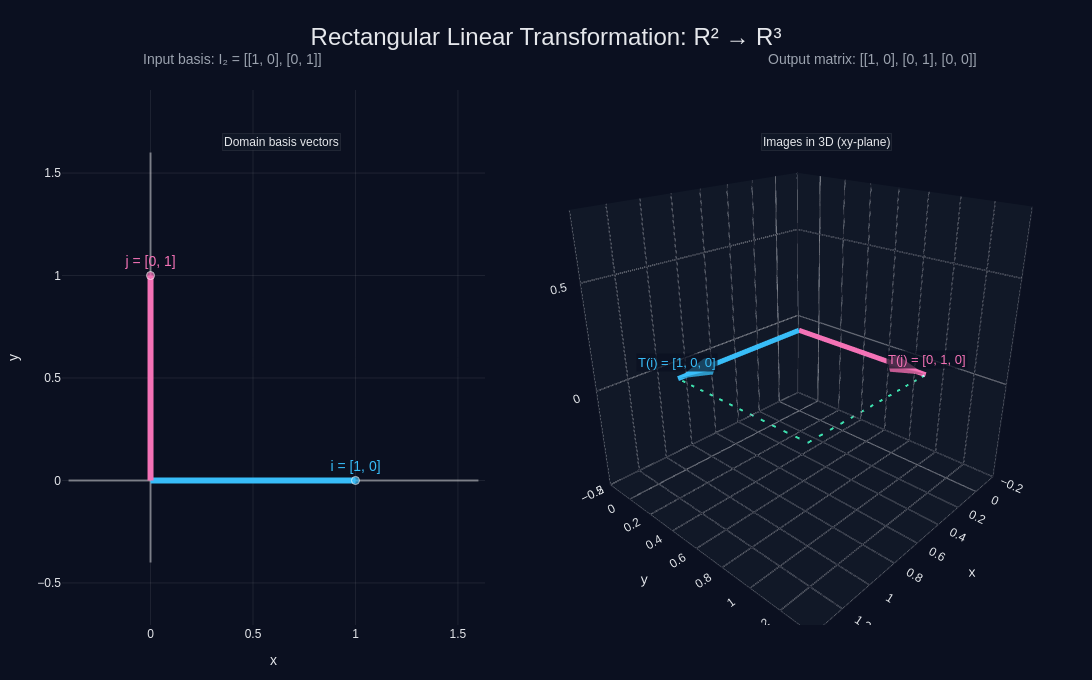

Source (notebook cell):
### Markdown cell above
# Rectangular digaonal matrix

### Code cell
import numpy as np
import plotly.graph_objects as go
from plotly.subplots import make_subplots

# -------------------------------------------------
# Rectangular linear transformation: R^2 -> R^3
# -------------------------------------------------
# Standard basis in R^2
i = np.array([1.0, 0.0])
j = np.array([0.0, 1.0])

# Transformation matrix (3x2)
A = np.array([
    [1.0, 0.0],
    [0.0, 1.0],
    [0.0, 0.0]
])

# Images of basis vectors
Ti = A @ i   # [1, 0, 0]
Tj = A @ j   # [0, 1, 0]

# -------------------------------------------------
# Modern visual theme
# -------------------------------------------------
bg = "#0b1020"
panel = "#111827"
grid = "rgba(255,255,255,0.08)"
axis = "rgba(255,255,255,0.42)"
text = "#e5e7eb"
muted = "#9ca3af"
blue = "#38bdf8"
pink = "#f472b6"
green = "#34d399"

fig = make_subplots(
    rows=1, cols=2,
    specs=[[{"type": "xy"}, {"type": "scene"}]],
    column_widths=[0.45, 0.55],
    horizontal_spacing=0.06,
    subplot_titles=(
        "Before: Standard Basis in R²",
        "After: Basis Embedded in R³"
    )
)

# -------------------------------------------------
# LEFT PANEL : R^2 basis
# -------------------------------------------------
# axes
fig.add_trace(go.Scatter(
    x=[-0.4, 1.6], y=[0, 0],
    mode="lines",
    line=dict(color=axis, width=2),
    hoverinfo="skip",
    showlegend=False
), row=1, col=1)

fig.add_trace(go.Scatter(
    x=[0, 0], y=[-0.4, 1.6],
    mode="lines",
    line=dict(color=axis, width=2),
    hoverinfo="skip",
    showlegend=False
), row=1, col=1)

# vector i
fig.add_trace(go.Scatter(
    x=[0, 1], y=[0, 0],
    mode="lines+markers+text",
    line=dict(color=blue, width=6),
    marker=dict(size=[0, 8], color=blue),
    text=["", "i = [1, 0]"],
    textposition="top center",
    textfont=dict(size=14, color=blue),
    hovertemplate="i = [1, 0]<extra></extra>",
    showlegend=False
), row=1, col=1)

fig.add_annotation(
    x=1, y=0,
    ax=0, ay=0,
    xref="x", yref="y",
    axref="x", ayref="y",
    text="",
    showarrow=True,
    arrowhead=3,
    arrowsize=1.3,
    arrowwidth=2.5,
    arrowcolor=blue
)

# vector j
fig.add_trace(go.Scatter(
    x=[0, 0], y=[0, 1],
    mode="lines+markers+text",
    line=dict(color=pink, width=6),
    marker=dict(size=[0, 8], color=pink),
    text=["", "j = [0, 1]"],
    textposition="top center",
    textfont=dict(size=14, color=pink),
    hovertemplate="j = [0, 1]<extra></extra>",
    showlegend=False
), row=1, col=1)

fig.add_annotation(
    x=0, y=1,
    ax=0, ay=0,
    xref="x", yref="y",
    axref="x", ayref="y",
    text="",
    showarrow=True,
    arrowhead=3,
    arrowsize=1.3,
    arrowwidth=2.5,
    arrowcolor=pink
)

# -------------------------------------------------
# RIGHT PANEL : transformed basis in R^3
# -------------------------------------------------
# T(i) shaft
fig.add_trace(go.Scatter3d(
    x=[0, Ti[0]], y=[0, Ti[1]], z=[0, Ti[2]],
    mode="lines",
    line=dict(color=blue, width=10),
    hovertemplate=f"T(i) = [{Ti[0]:.0f}, {Ti[1]:.0f}, {Ti[2]:.0f}]<extra></extra>",
    showlegend=False
), row=1, col=2)

# T(i) arrow head
fig.add_trace(go.Cone(
    x=[Ti[0]], y=[Ti[1]], z=[Ti[2]],
    u=[Ti[0]], v=[Ti[1]], w=[Ti[2]],
    anchor="tip",
    sizemode="absolute",
    sizeref=0.22,
    colorscale=[[0, blue], [1, blue]],
    showscale=False,
    hoverinfo="skip",
    name="T(i)"
), row=1, col=2)

# T(j) shaft
fig.add_trace(go.Scatter3d(
    x=[0, Tj[0]], y=[0, Tj[1]], z=[0, Tj[2]],
    mode="lines",
    line=dict(color=pink, width=10),
    hovertemplate=f"T(j) = [{Tj[0]:.0f}, {Tj[1]:.0f}, {Tj[2]:.0f}]<extra></extra>",
    showlegend=False
), row=1, col=2)

# T(j) arrow head
fig.add_trace(go.Cone(
    x=[Tj[0]], y=[Tj[1]], z=[Tj[2]],
    u=[Tj[0]], v=[Tj[1]], w=[Tj[2]],
    anchor="tip",
    sizemode="absolute",
    sizeref=0.22,
    colorscale=[[0, pink], [1, pink]],
    showscale=False,
    hoverinfo="skip",
    name="T(j)"
), row=1, col=2)

# dashed guide to show z=0 plane feeling
fig.add_trace(go.Scatter3d(
    x=[0, 1, 1, 0, 0],
    y=[0, 0, 1, 1, 0],
    z=[0, 0, 0, 0, 0],
    mode="lines",
    line=dict(color="rgba(52,211,153,0.45)", width=4, dash="dash"),
    hoverinfo="skip",
    showlegend=False
), row=1, col=2)

# -------------------------------------------------
# Layout
# -------------------------------------------------
fig.update_layout(
    title=dict(
        text="Rectangular Linear Transformation: R² → R³",
        x=0.5,
        font=dict(size=24, color=text)
    ),
    paper_bgcolor=bg,
    plot_bgcolor=bg,
    width=1320,
    height=680,
    margin=dict(l=30, r=30, t=90, b=55),
    font=dict(family="Arial", color=text),
    showlegend=False,
    annotations=[
        dict(
            text="Input basis: I₂ = [[1, 0], [0, 1]]",
            x=0.17, y=1.04, xref="paper", yref="paper",
            showarrow=False,
            font=dict(size=14, color=muted)
        ),
        dict(
            text="Output matrix: [[1, 0], [0, 1], [0, 0]]",
            x=0.81, y=1.04, xref="paper", yref="paper",
            showarrow=False,
            font=dict(size=14, color=muted)
        ),
        dict(
            text="Domain basis vectors",
            x=0.16, y=0.92, xref="paper", yref="paper",
            showarrow=False,
            bgcolor="rgba(17,24,39,0.90)",
            bordercolor="rgba(255,255,255,0.08)",
            borderwidth=1,
            font=dict(size=12, color=text)
        ),
        dict(
            text="Images in 3D (xy-plane)",
            x=0.83, y=0.92, xref="paper", yref="paper",
            showarrow=False,
            bgcolor="rgba(17,24,39,0.90)",
            bordercolor="rgba(255,255,255,0.08)",
            borderwidth=1,
            font=dict(size=12, color=text)
        )
    ]
)

# 2D axes
fig.update_xaxes(
    row=1, col=1,
    range=[-0.4, 1.6],
    showgrid=True,
    gridcolor=grid,
    zeroline=False,
    title_text="x",
    color=text
)
fig.update_yaxes(
    row=1, col=1,
    range=[-0.4, 1.6],
    showgrid=True,
    gridcolor=grid,
    zeroline=False,
    scaleanchor="x",
    scaleratio=1,
    title_text="y",
    color=text
)

# 3D scene
fig.update_scenes(
    dict(
        xaxis=dict(
            title="x",
            range=[-0.2, 1.4],
            backgroundcolor=panel,
            gridcolor=grid,
            showbackground=True,
            zerolinecolor=axis
        ),
        yaxis=dict(
            title="y",
            range=[-0.2, 1.4],
            backgroundcolor=panel,
            gridcolor=grid,
            showbackground=True,
            zerolinecolor=axis
        ),
        zaxis=dict(
            title="z",
            range=[-0.5, 0.8],
            backgroundcolor=panel,
            gridcolor=grid,
            showbackground=True,
            zerolinecolor=axis
        ),
        camera=dict(
            eye=dict(x=1.45, y=1.35, z=0.9)
        ),
        annotations=[
            dict(
                x=Ti[0], y=Ti[1], z=Ti[2] + 0.08,
                text="T(i) = [1, 0, 0]",
                showarrow=False,
                font=dict(size=13, color=blue),
                bgcolor="rgba(11,16,32,0.70)"
            ),
            dict(
                x=Tj[0], y=Tj[1], z=Tj[2] + 0.08,
                text="T(j) = [0, 1, 0]",
                showarrow=False,
                font=dict(size=13, color=pink),
                bgcolor="rgba(11,16,32,0.70)"
            )
        ]
    ),
    row=1, col=2
)

fig.show()

### Figure 1 — Plotly figure (JSON) as saved in the notebook; plotly's stock layout.template omitted (floating-point values rounded to 4 significant figures)
{"data": [{"hoverinfo": "skip", "line": {"color": "rgba(255,255,255,0.42)", "width": 2}, "mode": "lines", "showlegend": false, "type": "scatter", "x": [-0.4, 1.6], "xaxis": "x", "y": [0, 0], "yaxis": "y"}, {"hoverinfo": "skip", "line": {"color": "rgba(255,255,255,0.42)", "width": 2}, "mode": "lines", "showlegend": false, "type": "scatter", "x": [0, 0], "xaxis": "x", "y": [-0.4, 1.6], "yaxis": "y"}, {"hovertemplate": "i = [1, 0]<extra></extra>", "line": {"color": "#38bdf8", "width": 6}, "marker": {"color": "#38bdf8", "size": [0, 8]}, "mode": "lines+markers+text", "showlegend": false, "text": ["", "i = [1, 0]"], "textfont": {"color": "#38bdf8", "size": 14}, "textposition": "top center", "type": "scatter", "x": [0, 1], "xaxis": "x", "y": [0, 0], "yaxis": "y"}, {"hovertemplate": "j = [0, 1]<extra></extra>", "line": {"color": "#f472b6", "width": 6}, "marker": {"color": "#f472b6", "size": [0, 8]}, "mode": "lines+markers+text", "showlegend": false, "text": ["", "j = [0, 1]"], "textfont": {"color": "#f472b6", "size": 14}, "textposition": "top center", "type": "scatter", "x": [0, 0], "xaxis": "x", "y": [0, 1], "yaxis": "y"}, {"hovertemplate": "T(i) = [1, 0, 0]<extra></extra>", "line": {"color": "#38bdf8", "width": 10}, "mode": "lines", "scene": "scene", "showlegend": false, "type": "scatter3d", "x": [0, 1], "y": [0, 0], "z": [0, 0]}, {"anchor": "tip", "colorscale": [[0, "#38bdf8"], [1, "#38bdf8"]], "hoverinfo": "skip", "name": "T(i)", "scene": "scene", "showscale": false, "sizemode": "absolute", "sizeref": 0.22, "type": "cone", "u": [1], "v": [0], "w": [0], "x": [1], "y": [0], "z": [0]}, {"hovertemplate": "T(j) = [0, 1, 0]<extra></extra>", "line": {"color": "#f472b6", "width": 10}, "mode": "lines", "scene": "scene", "showlegend": false, "type": "scatter3d", "x": [0, 0], "y": [0, 1], "z": [0, 0]}, {"anchor": "tip", "colorscale": [[0, "#f472b6"], [1, "#f472b6"]], "hoverinfo": "skip", "name": "T(j)", "scene": "scene", "showscale": false, "sizemode": "absolute", "sizeref": 0.22, "type": "cone", "u": [0], "v": [1], "w": [0], "x": [0], "y": [1], "z": [0]}, {"hoverinfo": "skip", "line": {"color": "rgba(52,211,153,0.45)", "dash": "dash", "width": 4}, "mode": "lines", "scene": "scene", "showlegend": false, "type": "scatter3d", "x": [0, 1, 1, 0, 0], "y": [0, 0, 1, 1, 0], "z": [0, 0, 0, 0, 0]}], "layout": {"annotations": [{"font": {"color": "#9ca3af", "size": 14}, "showarrow": false, "text": "Input basis: I₂ = [[1, 0], [0, 1]]", "x": 0.17, "xanchor": "center", "xref": "paper", "y": 1.04, "yanchor": "bottom", "yref": "paper"}, {"font": {"color": "#9ca3af", "size": 14}, "showarrow": false, "text": "Output matrix: [[1, 0], [0, 1], [0, 0]]", "x": 0.81, "xanchor": "center", "xref": "paper", "y": 1.04, "yanchor": "bottom", "yref": "paper"}, {"arrowcolor": "#38bdf8", "arrowhead": 3, "arrowsize": 1.3, "arrowwidth": 2.5, "ax": 0, "axref": "x", "ay": 0, "ayref": "y", "bgcolor": "rgba(17,24,39,0.90)", "bordercolor": "rgba(255,255,255,0.08)", "borderwidth": 1, "font": {"color": "#e5e7eb", "size": 12}, "showarrow": false, "text": "Domain basis vectors", "x": 0.16, "xref": "paper", "y": 0.92, "yref": "paper"}, {"arrowcolor": "#f472b6", "arrowhead": 3, "arrowsize": 1.3, "arrowwidth": 2.5, "ax": 0, "axref": "x", "ay": 0, "ayref": "y", "bgcolor": "rgba(17,24,39,0.90)", "bordercolor": "rgba(255,255,255,0.08)", "borderwidth": 1, "font": {"color": "#e5e7eb", "size": 12}, "showarrow": false, "text": "Images in 3D (xy-plane)", "x": 0.83, "xref": "paper", "y": 0.92, "yref": "paper"}], "font": {"color": "#e5e7eb", "family": "Arial"}, "height": 680, "margin": {"b": 55, "l": 30, "r": 30, "t": 90}, "paper_bgcolor": "#0b1020", "plot_bgcolor": "#0b1020", "scene": {"annotations": [{"bgcolor": "rgba(11,16,32,0.70)", "font": {"color": "#38bdf8", "size": 13}, "showarrow": false, "text": "T(i) = [1, 0, 0]", "x": 1, "y": 0, "z": 0.08}, {"bgcolor": "rgba(11,16,32,0.70)", "font": {"color": "#f472b6", "size": 13}, "showarrow": false, "text": "T(j) = [0, 1, 0]", "x": 0, "y": 1, "z": 0.08}], "camera": {"eye": {"x": 1.45, "y": 1.35, "z": 0.9}}, "domain": {"x": [0.483, 1], "y": [0, 1]}, "xaxis": {"backgroundcolor": "#111827", "gridcolor": "rgba(255,255,255,0.08)", "range": [-0.2, 1.4], "showbackground": true, "title": {"text": "x"}, "zerolinecolor": "rgba(255,255,255,0.42)"}, "yaxis": {"backgroundcolor": "#111827", "gridcolor": "rgba(255,255,255,0.08)", "range": [-0.2, 1.4], "showbackground": true, "title": {"text": "y"}, "zerolinecolor": "rgba(255,255,255,0.42)"}, "zaxis": {"backgroundcolor": "#111827", "gridcolor": "rgba(255,255,255,0.08)", "range": [-0.5, 0.8], "showbackground": true, "title": {"text": "z"}, "zerolinecolor": "rgba(255,255,255,0.42)"}}, "showlegend": false, "title": {"font": {"color": "#e5e7eb", "size": 24}, "text": "Rectangular Linear Transformation: R² → R³", "x": 0.5}, "width": 1320, "xaxis": {"anchor": "y", "color": "#e5e7eb", "domain": [0, 0.423], "gridcolor": "rgba(255,255,255,0.08)", "range": [-0.4, 1.6], "showgrid": true, "title": {"text": "x"}, "zeroline": false}, "yaxis": {"anchor": "x", "color": "#e5e7eb", "domain": [0, 1], "gridcolor": "rgba(255,255,255,0.08)", "range": [-0.4, 1.6], "scaleanchor": "x", "scaleratio": 1, "showgrid": true, "title": {"text": "y"}, "zeroline": false}}}
